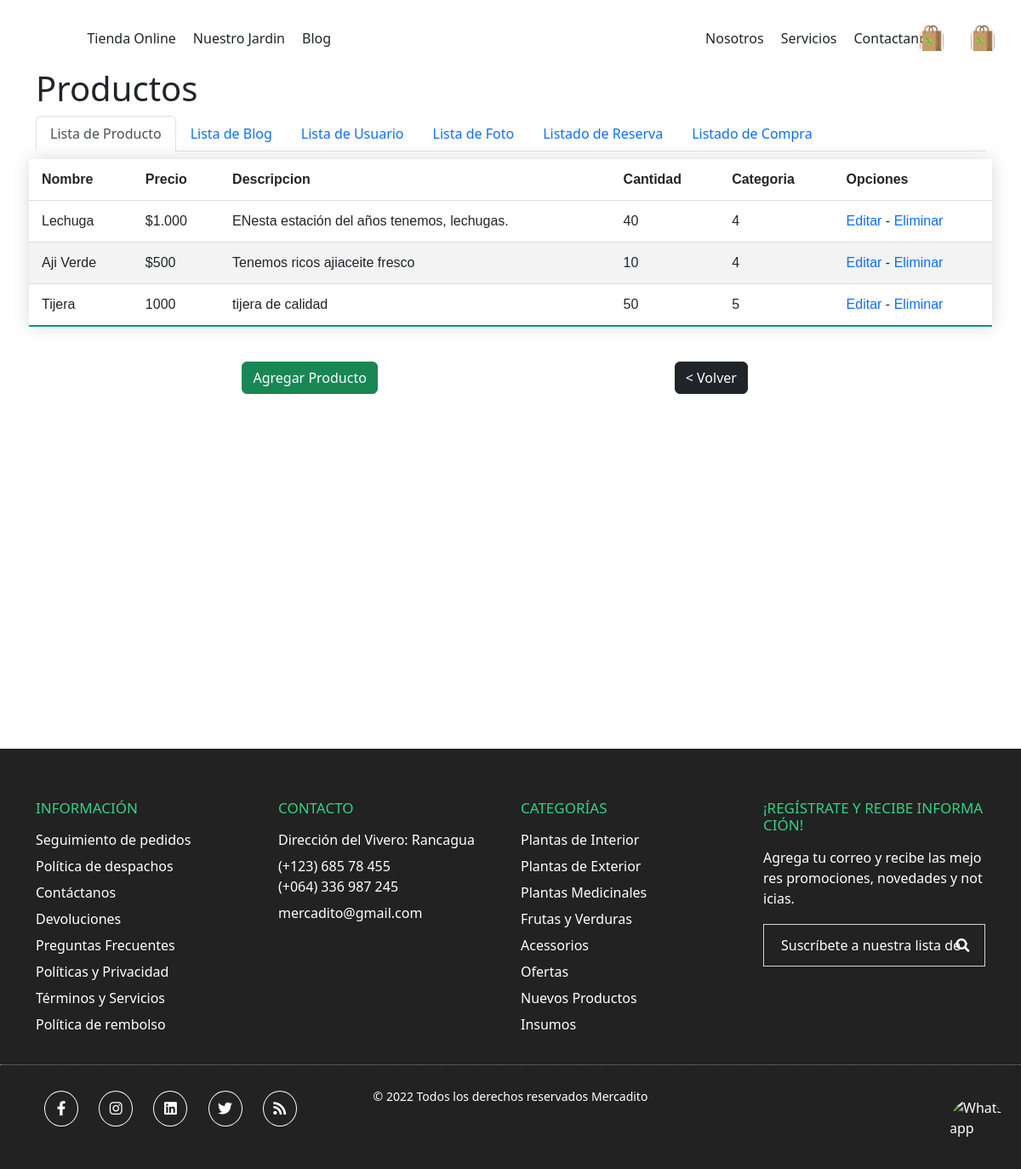
/pages/listarproductos.php, run on an earlier commit of the app's database.
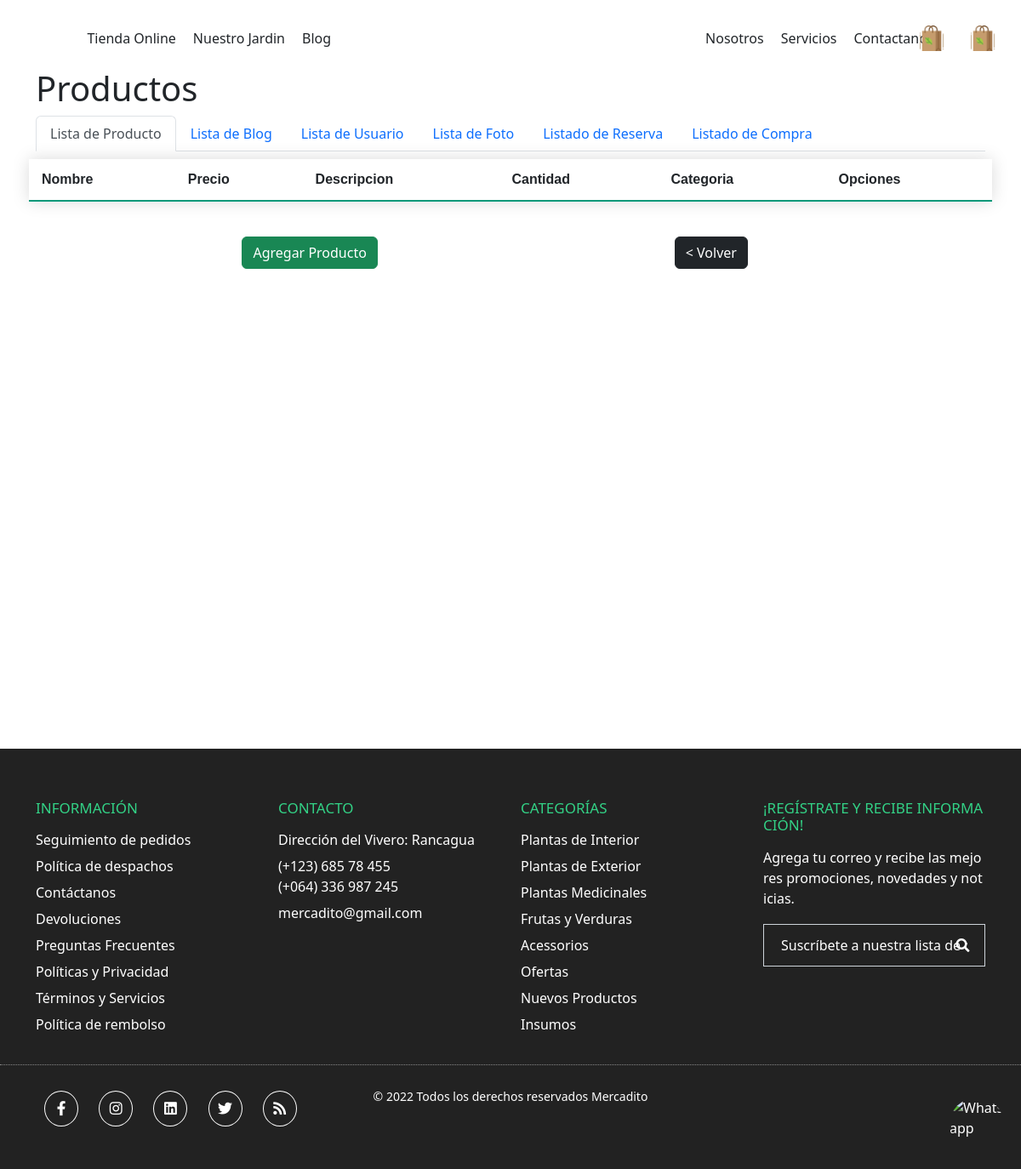
And on a later commit of the database.
### tables this page shows
CREATE TABLE `plants` (
  `id` int(12) NOT NULL,
  `title` varchar(30) NOT NULL,
  `price` varchar(30) NOT NULL,
  `description` varchar(300) NOT NULL,
  `category` int(12) NOT NULL,
  `image` longblob NOT NULL,
  `cant` int(12) NOT NULL,
  `about` varchar(30) NOT NULL,
  `tips` varchar(30) NOT NULL,
  `health_benefit` varchar(30) NOT NULL,
  `primary_care` varchar(30) NOT NULL,
  `also_known_as` varchar(30) NOT NULL
);

### core/bootstraper.php (called while the page is built)
<?php
    require '../database/DatabaseMYSQL.php';
        $connectDB = new DatabaseMYSQL('localhost','root','','mercadito');
?>

### controllers/plant.controller.php (called while the page is built, shortened)
<?php
require '../models/Plants.php';
class PlantController
{
    private $connectDB;
    function __construct($connectDB)
    {
        $this->connectDB = $connectDB;
    }
    public function select()
    {
        $lista = array();
        $this->connectDB->connect();
        $sql = " SELECT * FROM `plants`";
        $st = $this->connectDB->query($sql);
        while ($rs = mysqli_fetch_array($st)) {
            $lista[] = new Plant($rs['id'], $rs['title'], $rs['price'], $rs['description'], $rs['category'], $rs['image'], $rs['cant'], $rs['about'], $rs['tips'], $rs['health_benefit'], $rs['primary_care'], $rs['also_known_as']);;
        }
        $this->connectDB->disconnect();
        return $lista;
    }
}

### database/DatabaseMYSQL.php (called while the page is built, shortened)
<?php
    class DatabaseMYSQL implements IConnectDB{
        private $db;
        private $localhost;
        private $user;
        private $pass;
        private $nameDB;
        public function __construct($localhost, $user, $pass, $nameDB)
        {
            $this->localhost = $localhost;
            $this->user = $user;
            $this->pass = $pass;
            $this->nameDB = $nameDB;
        }
        public function connect(){
            $this->db = new mysqli($this->localhost,$this->user,$this->pass,$this->nameDB);
        }
        public function query($sql){
            return $this->db->query($sql);
        }
    }
?>

### models/Plants.php (called while the page is built, shortened)
<?php
class Plant
{
	private  $id;
	private  $title;
	private  $price;
	private  $description;
	private  $category;
	private  $cant;
	function __construct($id, $title, $price, $description, $category, $image, $cant, $about, $tips, $healthBenefit, $primaryCare, $alsoKnownAs)
	{
		$this->id = $id;
		$this->title = $title;
		$this->price = $price;
		$this->description = $description;
		$this->category = $category;
		$this->cant = $cant;
	}
	public function getidPlants(): int
	{
		return $this->id;
	}
	public function geTitle(): string
	{
		return $this->title;
	}
	public function getPrice(): string
	{
		return $this->price;
	}
	public function getDescription(): string
	{
		return $this->description;
	}
	public function getCant(): int
	{
		return $this->cant;
	}
	public function getCategory(): int
	{
		return $this->category;
	}
}

### pages/listarproductos.php (the view, shortened to what the changed rows need)
<?
require '../core/bootstraper.php';
require '../controllers/plant.controller.php';
$producController = new PlantController($connectDB);
$produc = $producController->select();
?>
<!DOCTYPE html>
<html lang="es">
<head>
    <?php include '../components/head.php' ?>
    <link rel="stylesheet" href="../assets/styles/main.css">
    <link rel="stylesheet" href="../assets/styles/pages/listarproductos.css">
</head>
<body>
    <div class="container container-main">
        <h1>Productos</h1>
        <form class="row g-3 justify-content-center">
            <table class="styled-table">
                <tr>
                    <?php
                    for ($i = 0; $i < count($produc); $i++) {
                        echo "<tr>";
                        echo "<td>" . $produc[$i]->geTitle()  . "</td>";
                        echo "<td>" . $produc[$i]->getPrice() . "</td>";
                        echo "<td>" . $produc[$i]->getDescription() . "</td>";
                        echo "<td>" . $produc[$i]->getCant() . "</td>";
                        echo "<td>" . $produc[$i]->getCategory() . "</td>";
                        echo "<td><a href='modificarproducto.php?id=" . $produc[$i]->getidPlants() . "'>Editar</a> - <a href='../routes/plant.routes.php?btnElminarPlant=" . $produc[$i]->getidPlants() . "'>Eliminar</a></td>";
                        echo "</tr>";
                    }
                    ?>
                </tr>
            </table>
        </form>
    </div>
</body>
</html>

What changed in the data, as far as the page shows it:
removed plants: title "Lechuga", price "$1.000", description "ENesta estación del años tenemos, lechugas.", cant "40", category "4"
removed plants: title "Aji Verde", price "$500", description "Tenemos ricos ajiaceite fresco", cant "10", category "4"
removed plants: title "Tijera", price "1000", description "tijera de calidad", cant "50", category "5"
